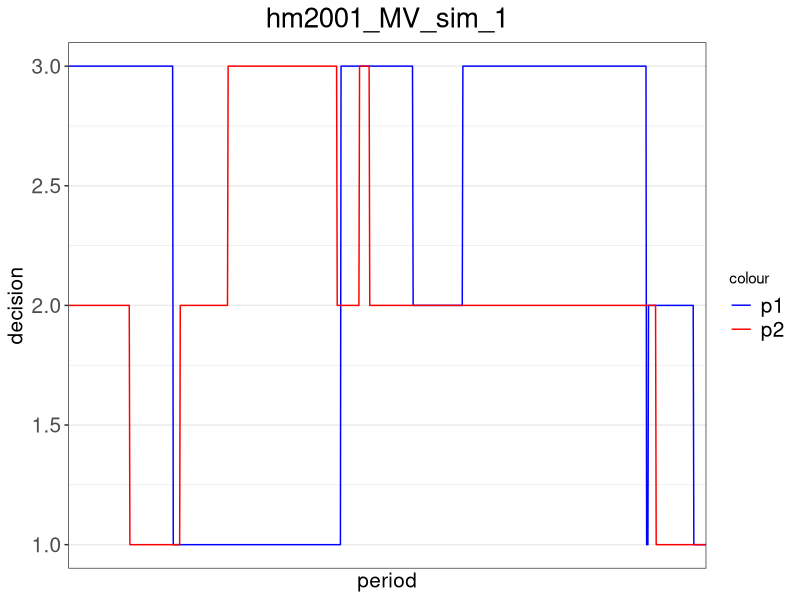

R code for this plot: (Note: a time limit stopped this script after it produced the figure.)
##### Packages and Payoff #####
# add package
library(ggplot2)
library(xtable)

# set up the payoff matrix
pay_MV = matrix(c(0,200,100,100,0,200,200,100,0),3,3) # payoff matrix 3x3

# build the payoff function (chicken, can be switched to MV)
payoff = function(my_choice, your_choice){
  return(pay_MV[my_choice, your_choice])
}


##### HM2001 #####
regret_hm2001 = function(m, iteration, my_history, your_history, my_prob_last, my_prob_other){
  
  # calculate the length of history
  len_history = iteration - 1
  
  # create a regret payoff term
  my_regret = 0
  period = 0
  
  # loop over previous periods to calculate the total historical payoff
  for (i in 1:len_history){
    if (my_history[i] == m){
      my_regret = my_regret + payoff(my_history[i], your_history[i])*((my_prob_last)/(my_prob_other))
    }
  }
  
  # return the average historical payoff
  if (period == 0){return(0)}
  else{
    return(my_regret/len_history)
  }  
  
}

# build the decision function based on HM2001
decision_hm2001 = function(mu, delta, gamma, iteration, my_history, your_history, my_prob_1,  my_prob_2){
  
  # get my most recent decision
  lastchoice = my_history[iteration-1]
  
  # compute regret for all possible decisions
  regret1 = regret_avgpay(1, iteration, my_history, your_history)
  regret2 = regret_avgpay(2, iteration, my_history, your_history)
  regret3 = regret_avgpay(3, iteration, my_history, your_history)
  regret2m1 = regret_hm2001(2, iteration, my_history, your_history, my_prob_1, my_prob_2)
  regret3m1 = regret_hm2001(3, iteration, my_history, your_history, my_prob_1, 1-my_prob_1-my_prob_2)
  regret1m2 = regret_hm2001(1, iteration, my_history, your_history, my_prob_2,  my_prob_1)
  regret3m2 = regret_hm2001(3, iteration, my_history, your_history, my_prob_2, 1-my_prob_1-my_prob_2)
  regret1m3 = regret_hm2001(1, iteration, my_history, your_history, 1-my_prob_1-my_prob_2,  my_prob_1)
  regret2m3 = regret_hm2001(2, iteration, my_history, your_history, 1-my_prob_1-my_prob_2, my_prob_2)
  
  seed = runif(1,0,1)
  # calculate the decision when my last choice is 1
  if (lastchoice == 1){
    cj2 = regret2m1 - regret1
    q2 = max(cj2,0)
    psw2 = (1-delta/(iteration^gamma))*min(q2/mu,1/2)+(delta/(iteration^gamma))*(1/3)
    
    cj3 = regret3m1 - regret1
    q3 = max(cj3,0)
    psw3 = (1-delta/(iteration^gamma))*min(q3/mu,1/2)+(delta/(iteration^gamma))*(1/3)
    
    if (seed <= psw2){return(c(2,1-psw2-psw3,psw2))}
    else if (seed>psw2 & seed<=psw3+psw2){return(c(3,1-psw2-psw3,psw2))}
    else{return(c(1,1-psw2-psw3,psw2))}
  }
  else if (lastchoice == 2){
    cj3 = regret3m2 - regret2
    q3 = max(cj3,0)
    psw3 = (1-delta/(iteration^gamma))*min(q3/mu,1/2)+(delta/(iteration^gamma))*(1/3)
    
    cj1 = regret1m2 - regret2
    q1 = max(cj1,0)
    psw1 = (1-delta/(iteration^gamma))*min(q1/mu,1/2)+(delta/(iteration^gamma))*(1/3)
    
    if (seed <= psw1){return(c(1,psw1,1-psw3-psw1))}
    else if (seed>psw1 & seed<=psw3+psw1){return(c(3,psw1,1-psw3-psw1))}
    else{return(c(2,psw1,1-psw3-psw1))}
  }
  else {
    cj2 = regret2m3 - regret3
    q2 = max(cj2,0)
    psw2 = (1-delta/(iteration^gamma))*min(q2/mu,1/2)+(delta/(iteration^gamma))*(1/3)
    
    cj1 = regret1m3 - regret3
    q1 = max(cj1,0)
    psw1 = (1-delta/(iteration^gamma))*min(q1/mu,1/2)+(delta/(iteration^gamma))*(1/3)
    
    if (seed <= psw1){return(c(1,psw1,psw2))}
    else if (seed>psw1 & seed<= psw2+psw1){return(c(2,psw1,psw2))}
    else{return(c(3,psw1,psw2))}
  }
  
}    

##### HM2000 (regret1) #####
# build the regret function for action m (m is 1,2,or 3) under HM2000
regret_hm2000 = function(m, iteration, my_history, your_history){
  
  # calculate the length of history
  len_history = iteration - 1
  
  # get my most recent decision
  lastchoice = my_history[len_history]
  
  # create a regret payoff term
  my_regret = rep(0, len_history)
  
  # loop over previous periods to replace the choice with decision 1
  for (i in 1:len_history){
    if (my_history[i] == lastchoice){
      my_regret[i] = payoff(m, your_history[i])
    }
    else{
      my_regret[i] = payoff(my_history[i], your_history[i])
    }
  }
  
  # calculate and return the regret
  return(mean(my_regret))
}


# build the decision function based on the regret function under HM2000
decision_hm2000 = function(mu, iteration, my_history, your_history){
  
  # get my most recent decision
  lastchoice = my_history[iteration-1]
  
  # compute regret for all possible decisions
  regret1 = regret_hm2000(1, iteration, my_history, your_history)
  regret2 = regret_hm2000(2, iteration, my_history, your_history)
  regret3 = regret_hm2000(3, iteration, my_history, your_history)
  
  # calculate the decision when my last choice is 1
  if (lastchoice == 1){
    if (regret1 == max(regret1, regret2, regret3)){return(1)}
    else{
      # switch with a positive probability from 1 to 2 or from 1 to 3
      seed = runif(1,0,1)
      prob2 = (regret2-regret1)/mu
      prob3 = (regret3-regret1)/mu
      if (seed <= prob2){return(2)}
      else if (seed <= prob2 + prob3){return(3)}
      else{return(1)}
    }
  }
  
  # calculate the decision when my last choice is 2
  if (lastchoice == 2){
    if (regret2 == max(regret1, regret2, regret3)){return(2)}
    else{
      # switch with a positive probability from 2 to 1 or from 2 to 3
      seed = runif(1,0,1)
      prob1 = (regret1-regret2)/mu
      prob3 = (regret3-regret2)/mu
      if (seed <= prob1){return(1)}
      else if (seed <= prob1 + prob3){return(3)}
      else{return(2)}
    }
  }
  
  # calculate the decision when my last choice is 2
  if (lastchoice == 3){
    if (regret3 == max(regret1, regret2, regret3)){return(3)}
    else{
      # switch with a positive probability from 2 to 1 or from 2 to 3
      seed = runif(1,0,1)
      prob1 = (regret1-regret3)/mu
      prob2 = (regret2-regret3)/mu
      if (seed <= prob1){return(1)}
      else if (seed <= prob1 + prob2){return(2)}
      else{return(3)}
    }
  }
}


# build the decision function based on logit response
decision_hm2000_logit = function(mu, beta, iteration, my_history, your_history){
  
  # compute regret for all possible decisions
  regret1 = regret_hm2000(1, iteration, my_history, your_history)
  regret2 = regret_hm2000(2, iteration, my_history, your_history)
  regret3 = regret_hm2000(3, iteration, my_history, your_history)
  
  # using logit response to calculate the probability of choosing each strategy
  prob = c(0,0,0)
  prob[1] = exp(beta[1]*regret1)/(exp(beta[1]*regret1) + exp(beta[2]*regret2) + exp(beta[3]*regret3))
  prob[2] = exp(beta[2]*regret2)/(exp(beta[1]*regret1) + exp(beta[2]*regret2) + exp(beta[3]*regret3))
  prob[3] = exp(beta[3]*regret3)/(exp(beta[1]*regret1) + exp(beta[2]*regret2) + exp(beta[3]*regret3))
  
  # randomly determine the decision
  seed = runif(1,0,1)
  if (seed <= prob[1]){return(1)}
  else if (seed > prob[1] & seed <= prob[1]+prob[2]){return(2)}
  else{return(3)}
}


##### Average Historical Payoff (regret2) #####
# build the regret function for action m (m is 1,2,or 3) under HM2000
regret_avgpay = function(m, iteration, my_history, your_history){
  
  # calculate the length of history
  len_history = iteration - 1
  
  # create a regret payoff term
  my_regret = 0
  period = 0
  
  # loop over previous periods to calculate the total historical payoff
  for (i in 1:len_history){
    if (my_history[i] == m){
      my_regret = my_regret + payoff(my_history[i], your_history[i])
      period = period + 1
    }
  }
  
  # return the average historical payoff
  if (period == 0){return(0)}
  else{
    return(my_regret/len_history)
  }
}


# build the decision function based on the regret function under HM2000
decision_avgpay = function(mu, iteration, my_history, your_history){
  
  # get my most recent decision
  lastchoice = my_history[iteration-1]
  
  # compute regret for all possible decisions
  regret1 = regret_avgpay(1, iteration, my_history, your_history)
  regret2 = regret_avgpay(2, iteration, my_history, your_history)
  regret3 = regret_avgpay(3, iteration, my_history, your_history)
  
  # calculate the decision when my last choice is 1
  if (lastchoice == 1){
    if (regret1 == max(regret1, regret2, regret3)){return(1)}
    else{
      # switch with a positive probability from 1 to 2 or from 1 to 3
      seed = runif(1,0,1)
      prob2 = (regret2-regret1)/mu
      prob3 = (regret3-regret1)/mu
      if (seed <= prob2){return(2)}
      else if (seed <= prob2 + prob3){return(3)}
      else{return(1)}
    }
  }
  
  # calculate the decision when my last choice is 2
  if (lastchoice == 2){
    if (regret2 == max(regret1, regret2, regret3)){return(2)}
    else{
      # switch with a positive probability from 2 to 1 or from 2 to 3
      seed = runif(1,0,1)
      prob1 = (regret1-regret2)/mu
      prob3 = (regret3-regret2)/mu
      if (seed <= prob1){return(1)}
      else if (seed <= prob1 + prob3){return(3)}
      else{return(2)}
    }
  }
  
  # calculate the decision when my last choice is 2
  if (lastchoice == 3){
    if (regret3 == max(regret1, regret2, regret3)){return(3)}
    else{
      # switch with a positive probability from 2 to 1 or from 2 to 3
      seed = runif(1,0,1)
      prob1 = (regret1-regret3)/mu
      prob2 = (regret2-regret3)/mu
      if (seed <= prob1){return(1)}
      else if (seed <= prob1 + prob2){return(2)}
      else{return(3)}
    }
  }
}


# build the decision function based on logit response
decision_avgpay_logit = function(mu, beta, iteration, my_history, your_history){
  
  # compute regret for all possible decisions
  regret1 = regret_avgpay(1, iteration, my_history, your_history)
  regret2 = regret_avgpay(2, iteration, my_history, your_history)
  regret3 = regret_avgpay(3, iteration, my_history, your_history)
  
  # using logit response to calculate the probability of choosing each strategy
  prob = c(0,0,0)
  prob[1] = exp(beta[1]*regret1)/(exp(beta[1]*regret1) + exp(beta[2]*regret2) + exp(beta[3]*regret3))
  prob[2] = exp(beta[2]*regret2)/(exp(beta[1]*regret1) + exp(beta[2]*regret2) + exp(beta[3]*regret3))
  prob[3] = exp(beta[3]*regret3)/(exp(beta[1]*regret1) + exp(beta[2]*regret2) + exp(beta[3]*regret3))
  
  # randomly determine the decision
  seed = runif(1,0,1)
  if (seed <= prob[1]){return(1)}
  else if (seed > prob[1] & seed <= prob[1]+prob[2]){return(2)}
  else{return(3)}
}


##### HM2000 revised (regret3) #####
# build the regret function for action m (m is 1,2,or 3) under HM2000 revised algorithm
regret_hm2000r = function(m, iteration, my_history, your_history){
  
  # calculate the length of history
  len_history = iteration - 1
  
  # get my most recent decision
  lastchoice = my_history[len_history]
  
  # create a regret payoff term
  my_regret = 0
  period = 0
  
  # loop over previous periods to replace the choice with decision 1
  for (i in 1:len_history){
    if (my_history[i] == lastchoice){
      my_regret = my_regret + payoff(m, your_history[i])
      period = period + 1
    }
  }
  
  # calculate and return the regret
  return(my_regret/period)
}


# build the decision function based on the regret function under HM2000 revised algorithm
decision_hm2000r = function(mu, iteration, my_history, your_history){
  
  # get my most recent decision
  lastchoice = my_history[iteration-1]
  
  # compute regret for all possible decisions
  regret1 = regret_hm2000r(1, iteration, my_history, your_history)
  regret2 = regret_hm2000r(2, iteration, my_history, your_history)
  regret3 = regret_hm2000r(3, iteration, my_history, your_history)
  
  # calculate the decision when my last choice is 1
  if (lastchoice == 1){
    if (regret1 == max(regret1, regret2, regret3)){return(1)}
    else{
      # switch with a positive probability from 1 to 2 or from 1 to 3
      seed = runif(1,0,1)
      prob2 = (regret2-regret1)/mu
      prob3 = (regret3-regret1)/mu
      if (seed <= prob2){return(2)}
      else if (seed <= prob2 + prob3){return(3)}
      else{return(1)}
    }
  }
  
  # calculate the decision when my last choice is 2
  if (lastchoice == 2){
    if (regret2 == max(regret1, regret2, regret3)){return(2)}
    else{
      # switch with a positive probability from 2 to 1 or from 2 to 3
      seed = runif(1,0,1)
      prob1 = (regret1-regret2)/mu
      prob3 = (regret3-regret2)/mu
      if (seed <= prob1){return(1)}
      else if (seed <= prob1 + prob3){return(3)}
      else{return(2)}
    }
  }
  
  # calculate the decision when my last choice is 2
  if (lastchoice == 3){
    if (regret3 == max(regret1, regret2, regret3)){return(3)}
    else{
      # switch with a positive probability from 2 to 1 or from 2 to 3
      seed = runif(1,0,1)
      prob1 = (regret1-regret3)/mu
      prob2 = (regret2-regret3)/mu
      if (seed <= prob1){return(1)}
      else if (seed <= prob1 + prob2){return(2)}
      else{return(3)}
    }
  }
}


# build the decision function based on logit response
decision_hm2000r_logit = function(mu, beta, iteration, my_history, your_history){
  
  # compute regret for all possible decisions
  regret1 = regret_hm2000r(1, iteration, my_history, your_history)
  regret2 = regret_hm2000r(2, iteration, my_history, your_history)
  regret3 = regret_hm2000r(3, iteration, my_history, your_history)
  
  # using logit response to calculate the probability of choosing each strategy
  prob = c(0,0,0)
  prob[1] = exp(beta[1]*regret1)/(exp(beta[1]*regret1) + exp(beta[2]*regret2) + exp(beta[3]*regret3))
  prob[2] = exp(beta[2]*regret2)/(exp(beta[1]*regret1) + exp(beta[2]*regret2) + exp(beta[3]*regret3))
  prob[3] = exp(beta[3]*regret3)/(exp(beta[1]*regret1) + exp(beta[2]*regret2) + exp(beta[3]*regret3))
  
  # randomly determine the decision
  seed = runif(1,0,1)
  if (seed <= prob[1]){return(1)}
  else if (seed > prob[1] & seed <= prob[1]+prob[2]){return(2)}
  else{return(3)}
}


##### Simulation Output #####
# set up the parameters for the simulation
mu = 1000 # HM2000 probability parameter
delta = 0.01
gama = 0.0
n = 1000 # number of periods in each simulation
sim = 10 # number of simulations
experiment = 1 # number of experimentation periods where players randomly make decisions

# set up the joint density matrix
joint_density_all = matrix(c(0,0,0,0,0,0,0,0,0),3,3)

# set up the joint density matrix for each simulation
joint_density = list()

# run the simulations
for (s in 1:sim){
  # set up the probability choices for HM2001
  prob1_p1 = rep(0.33, n)
  prob2_p1 = rep(0.33, n)
  prob1_p2 = rep(0.33, n)
  prob2_p2 = rep(0.33, n)
  # set up the vectors for choices and game parameters
  history_p1 = rep(0, n)
  history_p2 = rep(0, n)
  
  # calculate the experimentation periods with random starting decisions
  history_p1[1:experiment] = sample(1:3, experiment, replace = TRUE)
  history_p2[1:experiment] = sample(1:3, experiment, replace = TRUE)
  
  # set up the joint density matrix for the current simulation
  joint_density[[s]] = matrix(c(0,0,0,0,0,0,0,0,0),3,3)
  
  # calculate the rest of the decisions to n periods
  for (i in (experiment+1):n){
    #history_p1[i] = decision_hm2000r(mu, i, history_p1, history_p2)
    #history_p2[i] = decision_hm2000r(mu, i, history_p2, history_p1)
    history_p1[i] = decision_hm2001(mu, delta, gama, i, history_p1, history_p2, prob1_p1, prob2_p1 )[1]
    history_p2[i] = decision_hm2001(mu, delta, gama, i, history_p2, history_p1, prob1_p2, prob2_p2 )[1]
    prob1_p1[i] = decision_hm2001(mu, delta, gama, i, history_p1, history_p2, prob1_p1, prob2_p1 )[2]
    prob2_p1[i] = decision_hm2001(mu, delta, gama, i, history_p1, history_p2, prob1_p1, prob2_p1 )[3]
    prob1_p2[i] = decision_hm2001(mu, delta, gama, i, history_p2, history_p1, prob1_p2, prob2_p2 )[2]
    prob2_p2[i] = decision_hm2001(mu, delta, gama, i, history_p2, history_p1, prob1_p2, prob2_p2 )[3]
    
    
    # update the joint density matrix
    if (history_p1[i]==1 & history_p2[i]==1){joint_density[[s]][1,1]=joint_density[[s]][1,1]+1}
    else if (history_p1[i]==1 & history_p2[i]==2){joint_density[[s]][1,2]=joint_density[[s]][1,2]+1}
    else if (history_p1[i]==1 & history_p2[i]==3){joint_density[[s]][1,3]=joint_density[[s]][1,3]+1}
    else if (history_p1[i]==2 & history_p2[i]==1){joint_density[[s]][2,1]=joint_density[[s]][2,1]+1}
    else if (history_p1[i]==2 & history_p2[i]==2){joint_density[[s]][2,2]=joint_density[[s]][2,2]+1}
    else if (history_p1[i]==2 & history_p2[i]==3){joint_density[[s]][2,3]=joint_density[[s]][2,3]+1}
    else if (history_p1[i]==3 & history_p2[i]==1){joint_density[[s]][3,1]=joint_density[[s]][3,1]+1}
    else if (history_p1[i]==3 & history_p2[i]==2){joint_density[[s]][3,2]=joint_density[[s]][3,2]+1}
    else{joint_density[[s]][3,3]=joint_density[[s]][3,3]+1}
  }
  
  # normalize the frequency to probability
  joint_density[[s]] = round(joint_density[[s]]/sum(joint_density[[s]]), 3)
  
  # create the dataset for figures
  df = data.frame(
    p1_choice = history_p1,
    p2_choice = history_p2,
    period = 1:n
  )
  
  # graph the decision making
  title = paste('hm2001', 'MV', 'sim', as.character(s), sep = '_')
  file = paste("D:/Dropbox/Working Papers/Correlated Equilibrium/data/simulations/", title, sep = "")
  file = paste(file, ".png", sep = "")
  png(file, width = 1500, height = 400)
  
  pic = ggplot(data = df) +
    geom_line(aes(x=period, y=p1_choice, colour='blue')) +
    geom_line(aes(x=period, y=p2_choice, colour='red')) +
    scale_x_discrete(name='period', waiver()) +
    scale_y_continuous(name='decision', limits=c(1,3)) +
    ggtitle(title) + 
    theme_bw() + 
    scale_colour_manual(values=c('blue', 'red'), labels=c('p1', 'p2')) +
    theme(plot.title = element_text(hjust = 0.5, size = 20), legend.text = element_text(size = 15),
          axis.title.x = element_text(size = 15), axis.title.y = element_text(size = 15),
          axis.text.x = element_text(size = 15), axis.text.y = element_text(size = 15))
  
  print(pic)
  dev.off()
}

# finalize the joint density matrix
xtable(joint_density[[1]])

for (a in 1:sim){
  joint_density_all = joint_density_all + joint_density[[a]]
}
joint_density_all = joint_density_all / sim
xtable(joint_density_all, caption = title)
